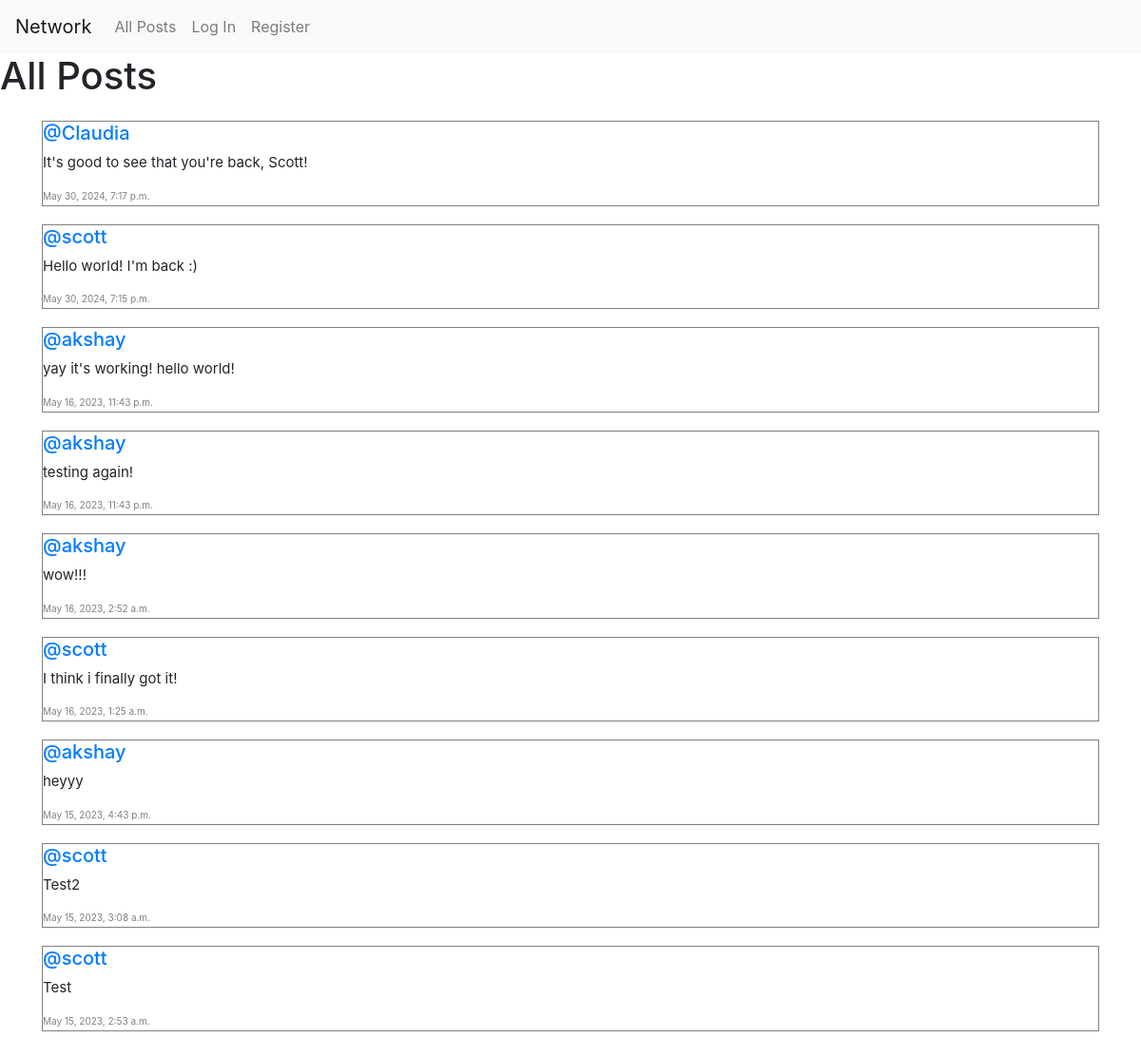
The page / on the database its author committed.
### network/models.py (models this page shows, shortened)
class Post(models.Model):
    text = models.CharField(max_length=280)
    user = models.ForeignKey(User, on_delete=models.CASCADE, related_name="author")
    date = models.DateTimeField(auto_now_add=True)

class User(AbstractUser):
    pass

### network/views.py (the view)
# urls.py: path("", views.index, name="index"),
def index(request):
    all_posts = Post.objects.all().order_by('id').reverse()
    p = Paginator(all_posts, 10)
    page_number = request.GET.get('page')
    page_obj = p.get_page(page_number)
    user_liked_posts = []
    if request.user.is_authenticated:
        user_liked_posts = list(Like.objects.filter(user=request.user).values_list('liked_post_id', flat=True))
    return render(request, "network/index.html", {
        "page_obj": page_obj,
        "all_posts": all_posts,
        'user_liked_posts': user_liked_posts
    })

### network/templates/network/index.html (shortened to what this page needs)
{% extends "network/layout.html" %}
{% block body %}
    <h1>All Posts</h1>
    <div class="all-posts">
        {% for post in page_obj %}
            <div class="row post mx-4">
                <h6 class="author"><a href="{% url 'profile' user_id=post.user.id %}">@{{ post.user }}</a></h6>
                {% if user.is_authenticated and post.user.id == user.id %}
                <div class="edit-container">
                    <p class="text">{{ post.text }}</p>
                    <button class="edit-btn btn btn-primary" data-post-id="{{ post.id }}">Edit</button>
                </div>
                {% else %}
                    <p class="text">{{ post.text }}</p>
                {% endif %}
                <p class="date">{{ post.date }}</p>
            </div>
        {% endfor %}
        <nav aria-label="Page Navigation">
        </nav>
    </div>
    {% load static %}
{% endblock %}

### network/static/network/styles.css (style rules this page uses)
.all-posts { display:flex; justify-content: flex-start; flex-direction: column; margin: 20px; }
.post { display: block; margin-bottom: 1rem; flex-direction: column; border: 0.5px solid gray; margin-top: 3px; }
.text { font-size: 15px; }
.date { font-size: 10px; color: gray; margin-bottom: 2px; }
.author { font-size: 20px; }

### rows shown on the page
Post: user "Claudia", text "It's good to see that you're back, Scott!", date "May 30, 2024, 7:17 p.m."
Post: user "scott", text "Hello world! I'm back :)", date "May 30, 2024, 7:15 p.m."
Post: user "akshay", text "yay it's working! hello world!", date "May 16, 2023, 11:43 p.m."
Post: user "akshay", text "testing again!", date "May 16, 2023, 11:43 p.m."
Post: user "akshay", text "wow!!!", date "May 16, 2023, 2:52 a.m."
Post: user "scott", text "I think i finally got it!", date "May 16, 2023, 1:25 a.m."
Post: user "akshay", text "heyyy", date "May 15, 2023, 4:43 p.m."
Post: user "scott", text "Test2", date "May 15, 2023, 3:08 a.m."
Post: user "scott", text "Test", date "May 15, 2023, 2:53 a.m."
